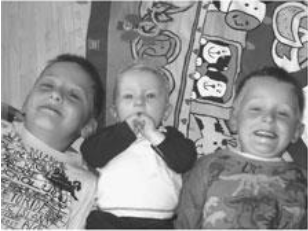
#> input picture Filtering/MainImage.png, 308 x 231 px; its folder holds only this picture in this run
$ python -i lab1.py   (imports and definitions only)
#> lines starting #> are read from the running program, lines starting #| are printed output that depends on the picture
import os
import cv2
import random
import numpy as np
import matplotlib.pyplot as plt
import math

##### Part 1: image preprossessing #####

# [17 lines left out: function rgb2gray, not called in this run]

def convolve(img, kernel, k):
    """
    Performs a convolution operation on a image img and kernel of size k. It pads the original image with 0's so that the return image is the same size as the original image.
    :param img: numpy.ndarray
    :return convolved_image: numpy.ndarray (dtype: np.uint8)
    """
    padded_image = pad_zeros(img, k, k, k, k)
    height, width = img.shape[:2]
    convolved_image = np.zeros((height,width))
    for h in range(k, height + k):
        for w in range(k, width + k):
            new_pixel = 0
            for a in range(-k,k+1,1):
                for b in range(-k, k+1, 1):
                    new_pixel += padded_image[h - a][w - b] * kernel[a + k][b + k]
            convolved_image[h - k][w - k] = new_pixel
    return convolved_image.astype("uint8")

def gray2grad(img):
    """
    5 points
    Estimate the gradient map from the grayscale images by convolving with Sobel filters (horizontal and vertical gradients) and Sobel-like filters (gradients oriented at 45 and 135 degrees)
    The coefficients of Sobel filters are provided in the code below.
    :param img: numpy.ndarray
    :return img_grad_h: horizontal gradient map. numpy.ndarray
    :return img_grad_v: vertical gradient map. numpy.ndarray
    :return img_grad_d1: diagonal gradient map 1. numpy.ndarray
    :return img_grad_d2: diagonal gradient map 2. numpy.ndarray
    """
    sobelh = np.array([[-1, 0, 1],
                       [-2, 0, 2],
                       [-1, 0, 1]], dtype = float)
    sobelv = np.array([[-1, -2, -1],
                       [0, 0, 0],
                       [1, 2, 1]], dtype = float)
    sobeld1 = np.array([[-2, -1, 0],
                        [-1, 0, 1],
                        [0,  1, 2]], dtype = float)
    sobeld2 = np.array([[0, -1, -2],
                        [1, 0, -1],
                        [2, 1, 0]], dtype = float)

    ###Your code here####
    img_grad_h = convolve(img, sobelh , 1)
    img_grad_v = convolve(img, sobelv, 1)
    img_grad_d1 = convolve(img, sobeld1, 1)
    img_grad_d2 = convolve(img, sobeld2, 1)
    ###
    return img_grad_h, img_grad_v, img_grad_d1, img_grad_d2

def pad_zeros(img, pad_height_bef, pad_height_aft, pad_width_bef, pad_width_aft):
    """
    5 points
    Add a border of zeros around the input images so that the output size will match the input size after a convolution or cross-correlation operation.
    e.g., given matrix [[1]] with pad_height_bef=1, pad_height_aft=2, pad_width_bef=3 and pad_width_aft=4, obtains:
    [[0 0 0 0 0 0 0 0]
    [0 0 0 1 0 0 0 0]
    [0 0 0 0 0 0 0 0]
    [0 0 0 0 0 0 0 0]]
    :param img: numpy.ndarray
    :param pad_height_bef: int
    :param pad_height_aft: int
    :param pad_width_bef: int
    :param pad_width_aft: int
    :return img_pad: numpy.ndarray. dtype is the same as the input img.
    """
    height, width = img.shape[:2]
    new_height, new_width = (height + pad_height_bef + pad_height_aft), (width + pad_width_bef + pad_width_aft)
    img_pad = np.zeros((new_height, new_width)) if len(img.shape) == 2 else np.zeros((new_height, new_width, img.shape[2]))

    ###Your code here###
    for h in range(height):
        for w in range(width):
             img_pad[h + pad_height_bef][w + pad_width_bef] = img[h][w]
    return img_pad


##### Part 2: Normalized Cross Correlation #####
# [100 lines left out: functions normalized_cross_correlation, normalized_cross_correlation_fast, normalized_cross_correlation_matrix, non_max_suppression, normalized_cross_correlation_ms, not called in this run]


###############################################
"""Helper functions: You should not have to touch the following functions.
"""
# [54 lines left out: functions read_img, show_imgs, show_img_with_squares, not called in this run]

>>> import cv2
>>> picture = cv2.imread('../Filtering/MainImage.png', cv2.IMREAD_GRAYSCALE)
#> picture is the input picture: shape (231, 308); min 32, max 255, mean 143.8
>>> result = gray2grad(picture)
#> after the loop in pad_zeros, `for h in range(height):`:
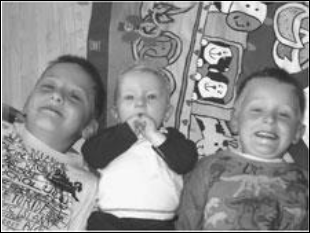
#> img_pad: shape (233, 310) float64; min 0, max 255, mean 141.7
#> call 2 of convolve, with kernel = array of shape (3, 3), k = 1
#> after the loop in convolve (call 2), `for h in range(k, height + k):`:
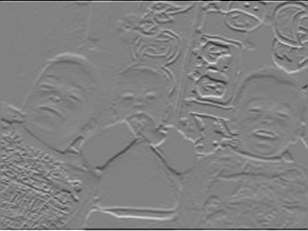
#> convolved_image: shape (231, 308) float64; min -990, max 953, mean -0.4; drawn with min black and max white
#> in convolve (call 2), `return convolved_image.astype("uint8")`:
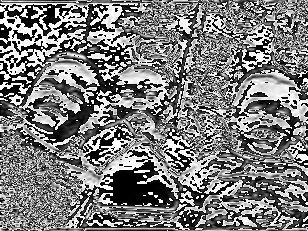
#> returned value: shape (231, 308); min 0, max 255, mean 123.5
#> call 3 of convolve, with kernel = array of shape (3, 3), k = 1
#> after the loop in convolve (call 3), `for h in range(k, height + k):`:
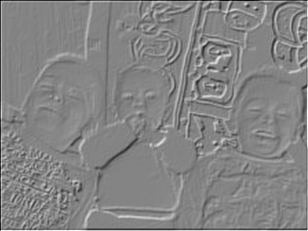
#> convolved_image: shape (231, 308) float64; min -816, max 755, mean 0.5; drawn with min black and max white
#> in convolve (call 3), `return convolved_image.astype("uint8")`:
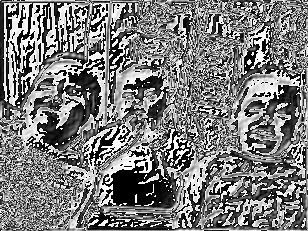
#> returned value: shape (231, 308); min 0, max 255, mean 123.2
#> call 4 of convolve, with kernel = array of shape (3, 3), k = 1
#> after the loop in convolve (call 4), `for h in range(k, height + k):`:
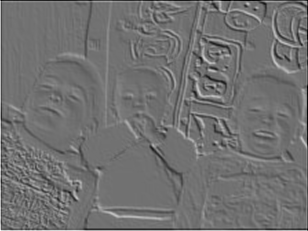
#> convolved_image: shape (231, 308) float64; min -776, max 962, mean -1.1; drawn with min black and max white
#> in convolve (call 4), `return convolved_image.astype("uint8")`:
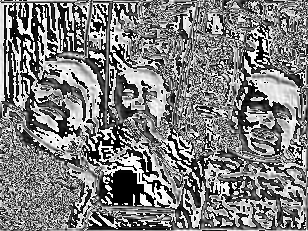
#> returned value: shape (231, 308); min 0, max 255, mean 126.4

$ run again, on Filtering/Template.png
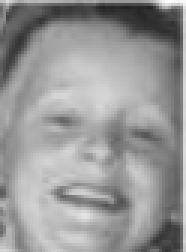
#> input picture Filtering/Template.png, 62 x 84 px (shown 3 times larger)
#> picture is the input picture: shape (84, 62); min 34, max 252, mean 151
#> after the loop in pad_zeros, `for h in range(height):`:
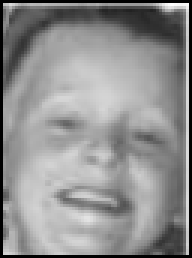
#> img_pad: shape (86, 64) float64 (shown 3 times larger); min 0, max 252, mean 142.9
#> in convolve (call 4), `return convolved_image.astype("uint8")`:
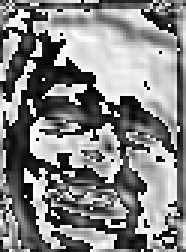
#> returned value: shape (84, 62) (shown 3 times larger); min 0, max 255, mean 132.2
